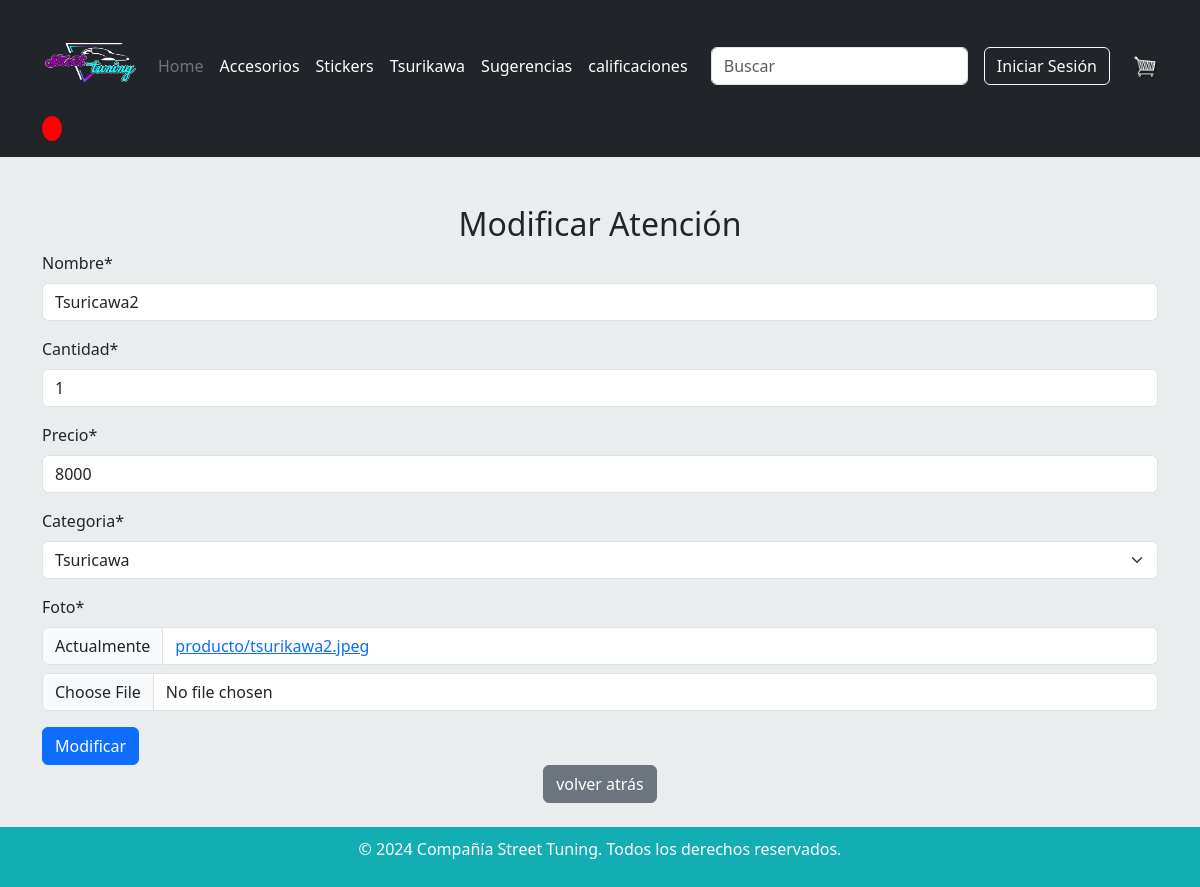
The app's page /Mantenedor/Productos/modificar/83fa6767-2967-4567-a955-8114482da72b/, older data.
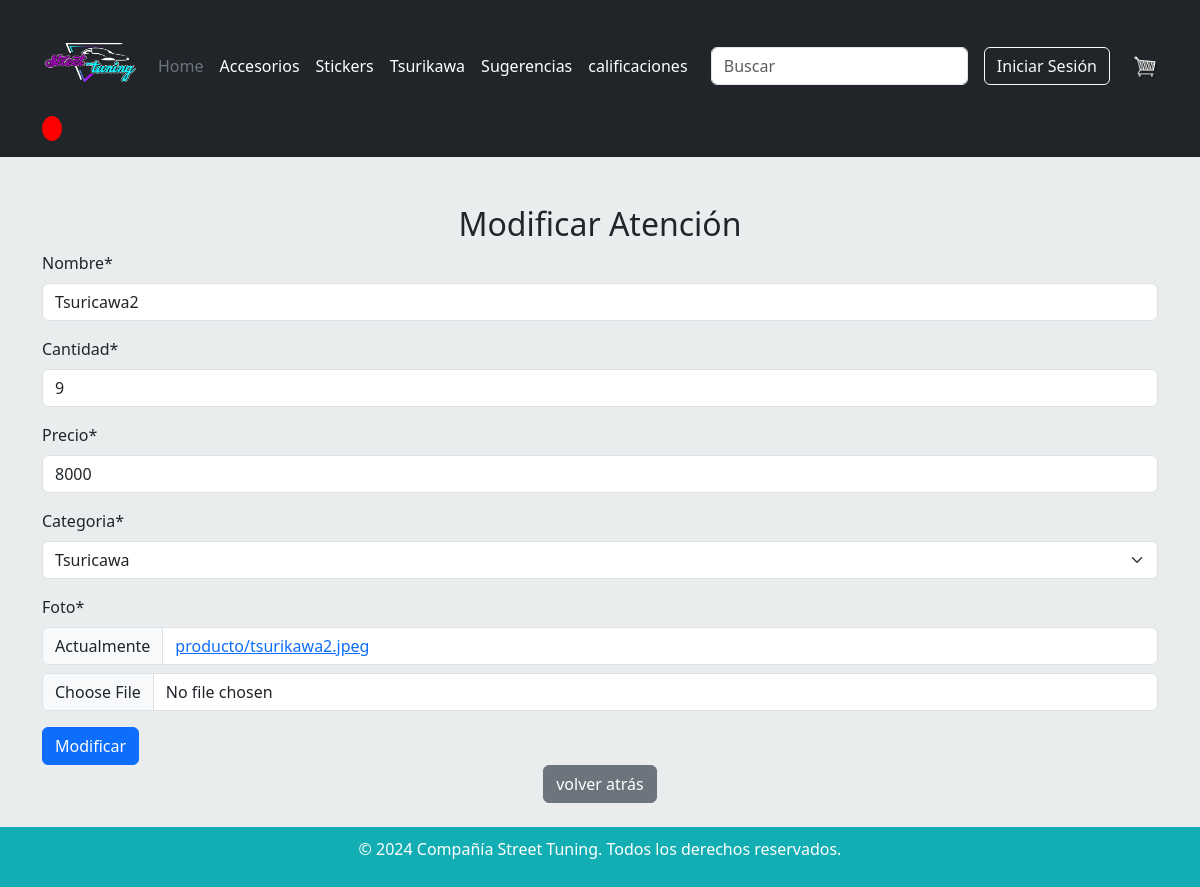
The same page, newer data.
### appweb/models.py (models this page shows, shortened)
class Producto(models.Model):
    id_producto = models.UUIDField(primary_key=True, default=uuid.uuid4, editable=False)
    nombre = models.CharField(max_length=4000)
    cantidad = models.IntegerField()
    precio = models.IntegerField()
    categoria = models.ForeignKey(Categoria, on_delete=models.CASCADE)
    foto = models.ImageField(upload_to="producto",null=True)

class Categoria(models.Model):
    id_categoria = models.UUIDField(primary_key=True, default=uuid.uuid4, editable=False)
    nombre = models.CharField(max_length=4000)
    def __str__(self):
        return f"{self.nombre}"

### appweb/views.py (the view, shortened to what this page needs)
# urls.py: path('Mantenedor/Productos/modificar/<id_producto>/', modificar_producto , name="modificar_producto"),
def modificar_producto(request,id_producto):
    producto = get_object_or_404(Producto, id_producto=id_producto)
    data = {
        "form": ProductForm(instance=producto)
    }
    return render(request, "mantenedor/Productos/modificar.html",data)

### appweb/forms.py
class ProductForm(forms.ModelForm):
    class Meta:
        model= Producto
        fields = "__all__"

### appweb/context_processors.py (called while the page is built)
def carrito_items(request):
    if request.user.is_authenticated:
        try:
            cliente = Cliente.objects.get(usuario=request.user)
            orden, created = Orden.objects.get_or_create(cliente=cliente, complete=False)
            carritoItems = orden.get_carrito_items
        except Cliente.DoesNotExist:
            carritoItems = 0
    else:
        carritoItems = 0
    return {'carritoItems': carritoItems}

### appweb/templates/Mantenedor/Productos/modificar.html (shortened to what this page needs)
{% extends 'base.html' %}
{% load crispy_forms_tags %}
{% block contenido %}
<div class="container mt-5">
  <div class="text-center">
    <h2 class="mt-4">Modificar Atención</h2>
  </div>
  <form id="formAtencion" method="post" action="" enctype="multipart/form-data">
    {{ form | crispy }}
    <button type="submit" class="btn btn-primary">Modificar</button>
    <br>
    <center><input type="button" class="btn btn-secondary btn" onclick="history.back()"
      name="volver atrás" value="volver atrás"></center>
</form>
<br>
</div>
{% endblock %}

Row changes from the older to the newer data that the page shows:
changed Producto "Tsuricawa": cantidad "1" → "9"
